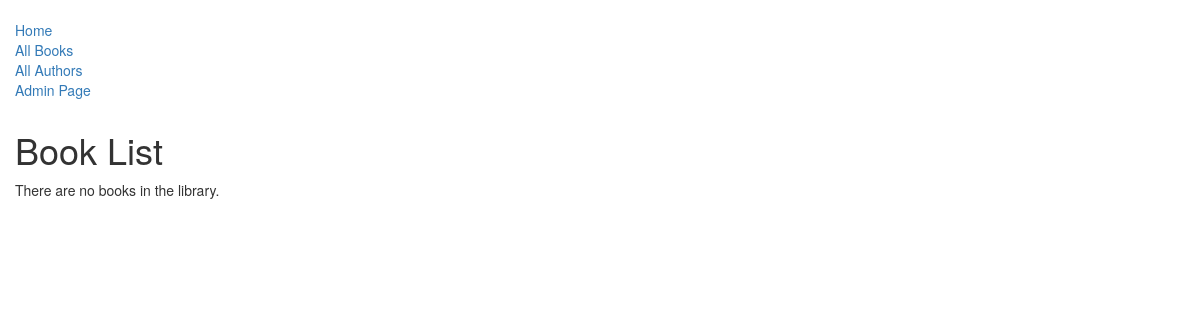
/lib/books, run on an earlier commit of the app's database.
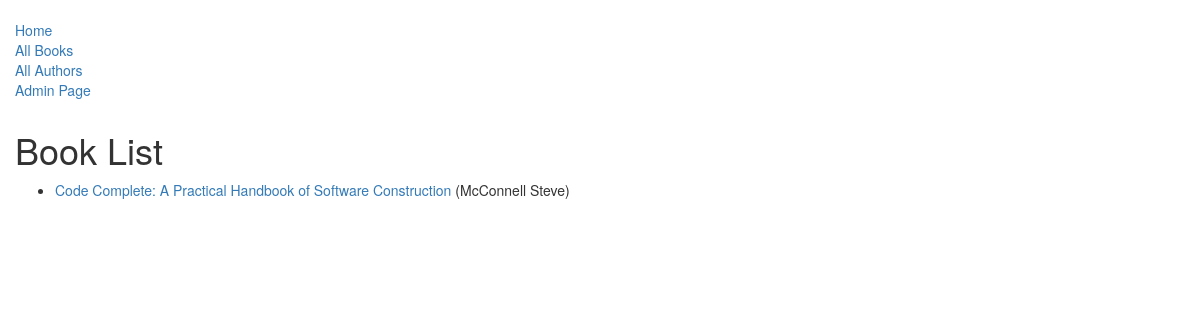
And on a later commit of the database.
### lib/models.py (models this page shows, shortened)
class Book(models.Model):
    title =   models.CharField(max_length=200)
    author =  models.ForeignKey(Author , on_delete=models.SET_NULL , null=True)
    summary = models.TextField(max_length=1000)
    isbn =    models.CharField('ISBN' , max_length=13 , help_text='13 character <a href="https://isbnsearch.org/">ISBN Number</a>')
    genre =   models.ManyToManyField('Genre' , help_text="Select a genre for this book")
    def get_absolute_url(self):
        return reverse('lib:book_detail', args=[str(self.id)])
    def display_genre(self):
        return ', '.join([genre.name for genre in self.genre.all()[:3]])
    display_genre.short_description = 'Genre'

class Author(models.Model):
    first_name    = models.CharField(max_length=100)
    last_name     = models.CharField(max_length=100)
    date_of_birth = models.DateField(null=True , blank=True)
    date_of_death = models.DateField('Died', null=True , blank=True)
    def __str__(self):
        return f"{self.last_name} {self.first_name}"

### lib/views.py (the view)
# urls.py: path('books', views.BookListView.as_view(), name='books'),
class BookListView(generic.ListView):
    model = models.Book
    template_name = 'lib/book_list.html'

### lib/templates/lib/book_list.html
{% extends 'lib/base_generic.html' %}
{% block content %}
<h1>Book List</h1>
{% if book_list %}
<ul>
    {% for book in book_list %}
    <li>
        <a href="{{ book.get_absolute_url }}">{{book.title}}</a>
        ({{book.author}})
    </li>
    {% endfor %}
</ul>
{% else %}
<p>There are no books in the library.</p>
{% endif %}
{% endblock %}

What changed in the data, as far as the page shows it:
added Book: title "Code Complete: A Practical Handbook of Software Construction", author "McConnell Steve"
Also different on the page:
text no longer shown: "There are no books in the library."
